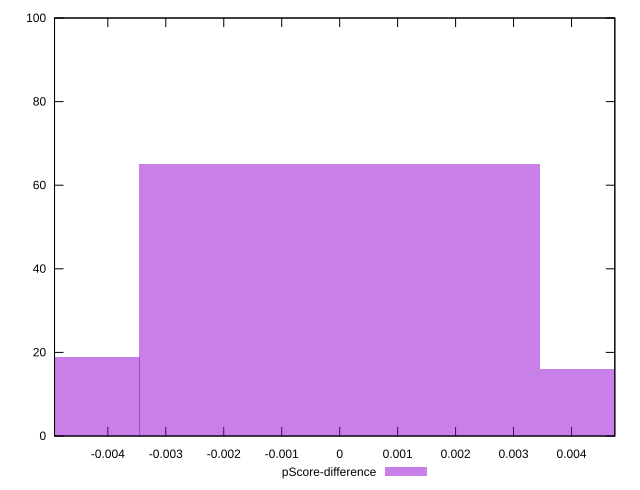

Write gnuplot code to recreate this figure.
reset

$pScoreDifference <<EOF
-0.006907106487666069 19
0.006907106487666069 16
0 65
EOF

set key outside below
set boxwidth 0.006907106487666069
set xrange [-0.004919628974489276:0.004747199947492842]
set yrange [0:100]
set trange [0:100]
set style fill transparent solid 0.5 noborder
set terminal svg size 640, 490 enhanced background rgb 'white'
set output "reports/report_00028_2021-02-24T12-49-42.674Z/largest-contentful-paint/samples/music/pScore-difference/histogram.svg"

plot $pScoreDifference title "pScore-difference" with boxes

reset
